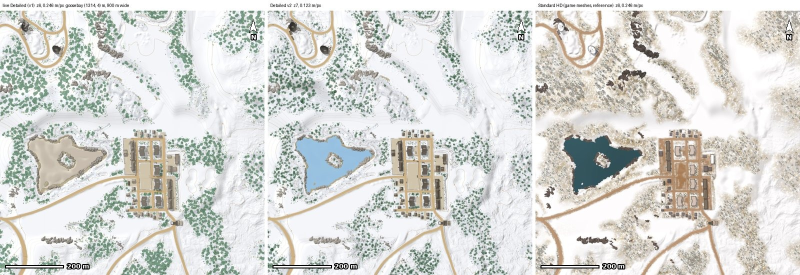
#> input picture docs/figures/detailed/goosebay_900m.jpg, 1600 x 550 px (shown at 1/2 size)
$ python -i measure_accuracy.py   (imports and definitions only)
#> lines starting #> are read from the running program, lines starting #| are printed output that depends on the picture
"""Accuracy of the served detailed tiles against references that share no drawing code with them.

Usage: measure_accuracy.py <measure> <map> [<map> ...]   (writes /check/<map>_<measure>.json and prints it)

Measures (container paths as check_alignment.py: /tiles, /hd, /prep, /heightmaps, /check):

roads     Road splines of top_lines.json against the Standard HD layer. At straight stretches with no other spline near, the colour
          profile across the road (averaged along STRIP_ALONG_M of it) is taken from the finest tiles and from HD. Centreline: the
          shift of the cross-correlation peak of the two profiles' edge strengths, as a world offset (east, south; positive where
          the tiles lie east or south of HD, the sign of the HD gate). Width: in each picture the distance between the two points
          where the profile is halfway from the ground's colour (outside the road) to the road's (its middle).
water     The tiles' water (the renderer's water colours) against HD's on the whole map at a pixel of 0.5 to 1.7 m: intersection over
          union, and the distance from HD's shoreline to the tiles'. HD's water colours are learned from the map itself: the
          colour bins most of whose pixels lie inside the tiles' water and that fill its core (hd_water_lookup), so the measure
          is of the outline, not of whether HD has water at all.
crowns    Tree crowns at trees with no other crown near, on the picture of the crown (the colour distance from the ground around
          it). Against the scene's foliage instances: whether the crown is drawn, and the mean offset of its centroid from the
          instance's pivot (a mesh is not symmetric about its pivot, but the instances' yaws are, so a mean far from zero is a
          misplacement). Against HD: the cross-correlation peak of the two layers' pictures, split into the component across the
          light (the placement) and along it (HD darkens the ground south-east of a crown, the tiles do not).
heights   Roof height labels (client meshes) against the served precise heightmap (server collision, another game build and
          another rasterizer): the 98th percentile of the heightmap's rise over the bare ground in the building under the label.
contours  Contour lines against the served heightmap: the pixels of the lines are found by colour on open ground, the heightmap
          gives the height under each, and the interval is the one of CONTOUR_LADDER whose multiples they lie closest to. The
          error of a pixel is its distance to the nearest true level line, |height - level| / slope.

Every summary carries the number of samples and a 95 % bootstrap interval of its median (bootstrap_ci), so a table can state
the uncertainty and not only the median.
"""

import json
import math
import os
import sys

import numpy as np
from scipy import ndimage, spatial

import check_alignment
import compare_crops
import render

ROAD_CLASSES = ("asphalt", "dirt", "pavement")
STATION_STEP_M = 20.0      # a station every so many metres of a road spline ...
STATION_REACH_M = 6.0      # ... where the road this far before and after it ...
STATION_BEND_DEG = 4.0     # ... turns by less than this
ROAD_CLEAR_M = 10.0        # no other spline within the half width plus this
ROAD_MARGIN_M = 6.0        # profile reach beyond the road's edge
STRIP_ALONG_M = 6.0        # length of road a profile is averaged over
PROFILE_STEP_M = 0.05
ROAD_SEARCH_M = 2.0
ROAD_MIN_PEAK = 0.3
ROAD_MIN_CONTRAST = 12.0   # RGB distance between the road's and the ground's colour for a width measurement
STATIONS_PER_MAP = 240
WATER_PIXEL_M = 1.0        # the water comparison uses the first zoom whose pixel is at most this ...
WATER_MAX_ZOOM = 4         # ... but no finer than a mosaic of 4096 px a side (Skorpo, 6.9 km: 1.7 m per pixel)
WATER_TOLERANCE = 22.0     # RGB distance of a tile pixel to the renderer's water colours
WATER_BIN = 4              # HD colours are binned to this many levels per bin
WATER_MIN_PX = 200
WATER_MIN_SHARE = 0.0005   # a map with less water than this share of its area has no water to compare
CROWN_MIN_RADIUS_M = 1.5
CROWN_CLEAR_M = 1.0
CROWN_PIXEL_M = 0.1
CROWNS_PER_MAP = 300
CROWN_MIN_PEAK = 0.3
CROWN_MIN_CONTRAST = 18.0  # RGB distance from the ground's colour that makes a pixel part of a crown
CROWN_MIN_SHARE = 0.15     # a crown is drawn when this share of its reach disc differs from the ground
HEIGHT_OBJECT_M = 2.0      # the heightmap's objects, as check_alignment
HEIGHT_MIN_DEPTH_M = 3.0   # labels of roofs at least this deep
CONTOUR_WINDOWS = 48
CONTOUR_WINDOW_PX = 512
CONTOUR_MIN_ALPHA = 0.3
CONTOUR_MAX_RESIDUAL = 14.0
BOOTSTRAP = 2000


# [302 lines left out: functions bootstrap_ci, summary, mean_summary, resampled, road_stations, cross_profile and 12 more, not called in this run]


def served_heightmap(slug, ground):
    """The served precise heightmap (m above the map's lowest point) on the 1 m grid of the prepared ground."""
    return check_alignment.served_on_ground(os.path.join("/heightmaps", slug), ground)


# [35 lines left out: functions roof_height_pairs, measure_heights, not called in this run]


def contour_pixels(rgb):
    """Bool [H, W]: the centre pixels of contour lines on plain ground.

    A line pixel is the contour colour blended over the ground: its difference from the ground's colour (the 9 px median of the
    picture) is a share of at least CONTOUR_MIN_ALPHA of (contour colour - ground), with no more than CONTOUR_MAX_RESIDUAL left
    over; the centre of a line is where that share is the largest of its 3 x 3 neighbours. Ground whose colour varies (roads,
    buildings, crowns, labels) is left out.
    """
    picture = rgb.astype(np.float32)
    ground = np.stack([ndimage.median_filter(picture[..., c], 9) for c in range(3)], -1)
    towards = np.asarray(render.CONTOUR_RGB, np.float32) - ground
    difference = picture - ground
    share = (difference * towards).sum(-1) / np.maximum((towards * towards).sum(-1), 1.0)
    residual = np.linalg.norm(difference - share[..., None] * towards, axis=-1)
    plain = ndimage.uniform_filter(np.linalg.norm(ground - ndimage.uniform_filter(ground, (15, 15, 1)), axis=-1), 15) < 6
    return (share >= CONTOUR_MIN_ALPHA) & (residual < CONTOUR_MAX_RESIDUAL) & plain & (share >= ndimage.maximum_filter(share, 3))


# [59 lines left out: functions contour_fit, measure_contours, not called in this run]


MEASURES = {"roads": measure_roads, "water": measure_water, "crowns": measure_crowns, "heights": measure_heights, "contours": measure_contours}


# [7 lines left out: function main, not called in this run]


# [2 lines not run here, left out]

>>> import cv2
>>> picture = cv2.imread('../../../docs/figures/detailed/goosebay_900m.jpg', cv2.IMREAD_GRAYSCALE)
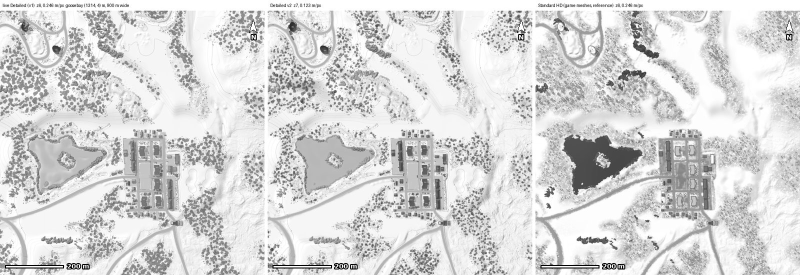
#> picture: shape (550, 1600) (shown at 1/2 size); min 0, max 255, mean 214.8
>>> result = contour_pixels(picture)
#> in contour_pixels, `ground = np.stack([ndimage.median_filter(picture[..., c], 9) for c in ..`: ground = 550 rows, first 8: [253, 252, 253], [253, 253, 253], [253, 253, 253], [253, 253, 253], [253, 253, 253], [253, 253, 253], [253, 254, 252], [253, 254, 252]
#> in contour_pixels, `towards = np.asarray(render.CONTOUR_RGB, np.float32) - ground`: towards = 550 rows, first 8: [-103, -160, -213], [-103, -161, -213], [-103, -161, -213], [-103, -161, -213], [-103, -161, -213], [-103, -161, -213], [-103, -162, -212], [-103, -162, -212]
#> (the run stopped early here; a loop or call above may not have finished)

$ run again, on docs/figures/detailed/tallil_160m.jpg
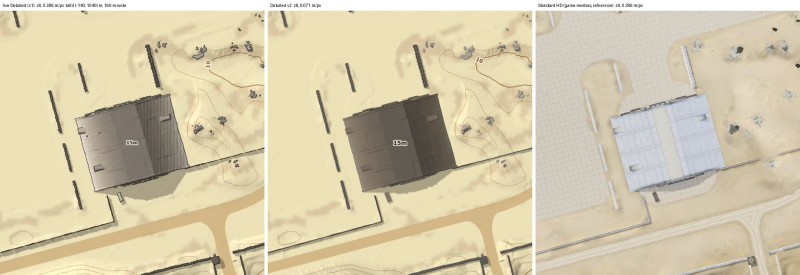
#> input picture docs/figures/detailed/tallil_160m.jpg, 1600 x 550 px (shown at 1/2 size)
#> `picture = cv2.imread('../../../docs/figures/detailed/goosebay_900m.jpg..`:
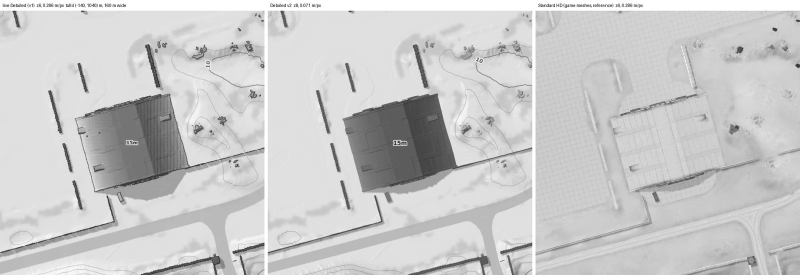
#> picture: shape (550, 1600) (shown at 1/2 size); min 5, max 255, mean 202.3
#> ground = 550 rows, first 8: [255, 252, 254], [255, 252, 254], [255, 252, 255], [255, 252, 255], [255, 252, 255], [255, 254, 254], [255, 254, 254], [255, 254, 255]
#> towards = 550 rows, first 8: [-105, -160, -214], [-105, -160, -214], [-105, -160, -215], [-105, -160, -215], [-105, -160, -215], [-105, -162, -214], [-105, -162, -214], [-105, -162, -215]
